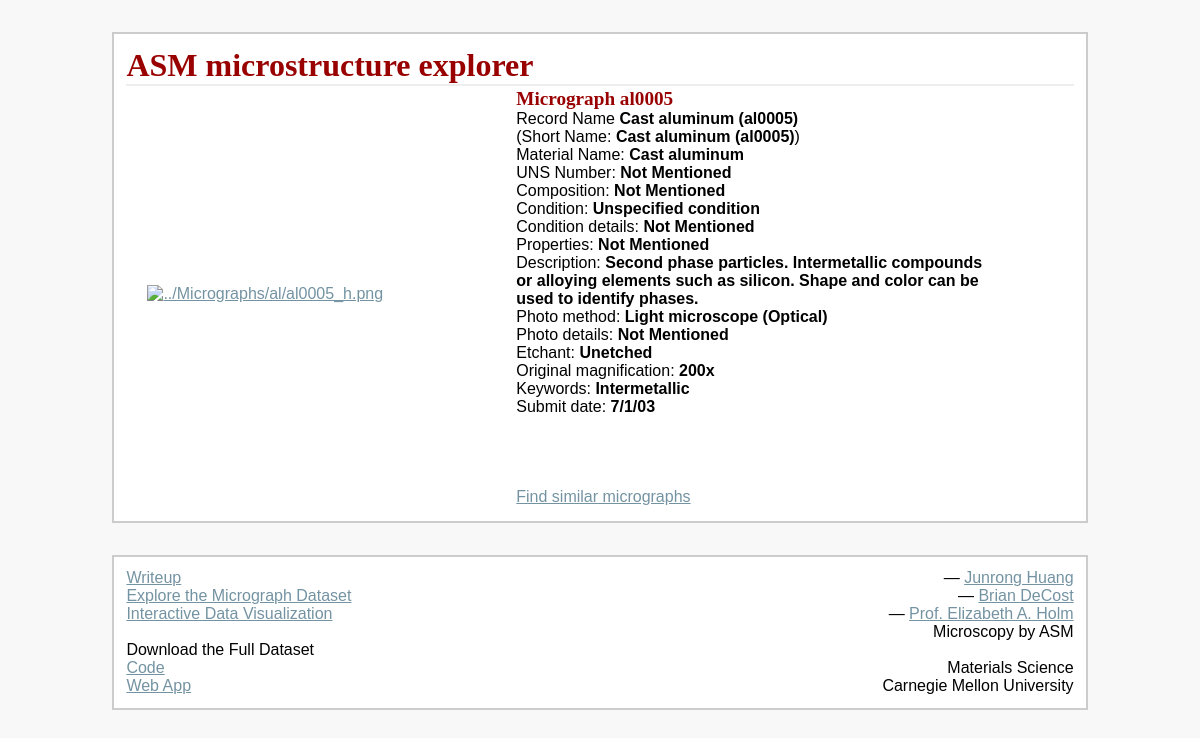
Page /micrographs/al0005 on the committed database.
### tables this page shows
CREATE TABLE "info" (
"index" INTEGER,
  "main" TEXT,
  "Image_Code" TEXT,
  "Record_Name" TEXT,
  "Short_Name" TEXT,
  "Material_name" TEXT,
  "UNS_number" TEXT,
  "Composition" TEXT,
  "Condition" TEXT,
  "Condition_details" TEXT,
  "Properties" TEXT,
  "Description" TEXT,
  "Photo_method" TEXT,
  "Photo_details" TEXT,
  "Etchant" TEXT,
  "Original_magnification" TEXT,
  "Image_number" TEXT,
  "Keywords" TEXT,
  "Submit_date" TEXT,
  "ori_image" TEXT,
  "scaled_image" TEXT
);

### asmdb.py (the view)
@app.route('/micrographs/<imagecode>')
def micrographs(imagecode):
	db = get_db()
	entry = db[(db.Image_Code == imagecode)]
	idx = list(entry.index)
	dic = df2dic(entry, idx)[0]
	return render_template('micrographdetail.html', dic=dic)

### asmdb.py (called while the page is built)
def get_db():
	conn = sqlite3.connect('./static/info/info.sqlite')
	cursor = conn.cursor()
	sql = "select * from info"
	df = pd.read_sql(sql, conn)
	collection = ['al', 'ci', 'cs', 'cu', 'ti']
	entry = df[(df.main.isin(collection))]
	entry = entry.reset_index(drop = True)
	return entry

def df2dic(df, idx):
	total = []
	for i in idx:
		dic = {}
		for j in df:
			try:
				dic[j] = df.loc[i][j].encode('utf-8').decode('utf-8')
			except AttributeError:
				if df.loc[i][j] == None:
					dic[j] = 'Not Mentioned'
				continue
		total.append(dic)
	return total

### templates/micrographdetail.html
{% extends "layout.html" %} {% block body %}
<div class="container">
    <div class="single">
        <a href="/micrographs/{{ dic['Image_Code'] }}">
    <img class="single"
    src="/static/Micrographs/{{dic['main']}}/{{ dic['Image_Code'] }}_h.png"
    alt={{ dic['ori_image'] }}
    title={{ dic['Image_Code'] }}
    >
    </a>
    </div>
    <div class="about">
        <h2>Micrograph {{ dic['Image_Code'] }}</h2>
        Record Name <b>{{ dic['Record_Name'] }}</b>
        <br>
        (Short Name: <b>{{ dic['Short_Name'] }}</b>)
        <br>
        Material Name: <b>{{ dic['Material_name'] }}</b>
        <br>
        UNS Number: <b>{{ dic['UNS_number'] }}</b>
        <br>
        Composition: <b>{{ dic['Composition'] }}</b>
        <br>
        Condition: <b>{{ dic['Condition'] }}</b>
        <br>
        Condition details: <b>{{ dic['Condition_details'] }}</b>
        <br>
        Properties: <b>{{ dic['Properties'] }}</b>
        <br>
        Description: <b>{{ dic['Description'] }}</b>
        <br>
        Photo method: <b>{{ dic['Photo_method'] }}</b>
        <br>
        Photo details: <b>{{ dic['Photo_details'] }}</b>
        <br>
        Etchant: <b>{{ dic['Etchant'] }}</b>
        <br>
        Original magnification: <b>{{ dic['Original_magnification'] }}</b>
        <br>
        Keywords: <b>{{ dic['Keywords'] }}</b>
        <br>
        Submit date: <b>{{ dic['Submit_date'] }}</b>
        <br>
        <br>
        <br>
        <br>
        <br>
        <a href="/findsimilar/{{ dic['Image_Code'] }}">Find similar micrographs</a>
        <br>
    </div>
</div>
{% endblock %}

### static/style.css (style rules this page uses)
a { color: #7493a2; }
h1, h2 { color: #990000; }
h1, h2 { font-family: 'Georgia', serif; margin: 0; }
h2 { font-size: 1.2em; }
img { display: block; width: 100%; margin-left: auto; margin-right: auto; }
img.single { display: block; width: 90%; margin-left: auto; margin-right: auto; margin: 10px 10px 10px 10px; padding: 3px; }
.container { display: table; margin: 2px auto; align: center; width: 100%; }
.about { display: inline-block; text-align: left; vertical-align: middle; width: 50%; height: auto; }
.single { display: inline-block; text-align: left; vertical-align: middle; width: 40%; height: auto; margin: 0 0 5px 5px; padding: 3px; }

### rows in the picture
info: Image_Code "al0005", Description "Second phase particles. Intermetallic compounds or alloying elements such as silicon. Shape and color can be used to identify phases."

### other values in the picture
{{ dic['Record_Name'] }} "Cast aluminum (al0005)"
{{ dic['Short_Name'] }} "Cast aluminum (al0005)"
{{ dic['Material_name'] }} "Cast aluminum"
{{ dic['UNS_number'] }} "Not Mentioned"
{{ dic['Composition'] }} "Not Mentioned"
{{ dic['Condition'] }} "Unspecified condition"
{{ dic['Condition_details'] }} "Not Mentioned"
{{ dic['Properties'] }} "Not Mentioned"
{{ dic['Photo_method'] }} "Light microscope (Optical)"
{{ dic['Photo_details'] }} "Not Mentioned"
{{ dic['Etchant'] }} "Unetched"
{{ dic['Original_magnification'] }} "200x"
{{ dic['Keywords'] }} "Intermetallic"
{{ dic['Submit_date'] }} "7/1/03"
